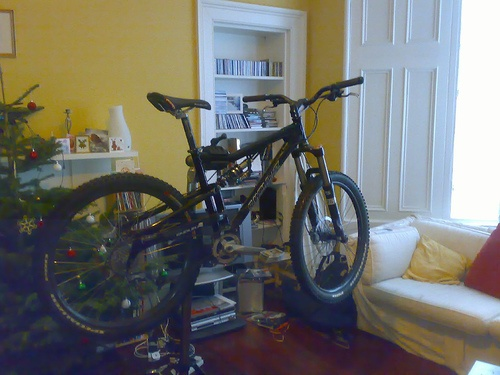
#> input picture FeatureExtraction/dataset/ablation/0.jpg, 500 x 375 px, found by its file name; its folder holds 3 pictures in this run; the run also reads 1 picture not shown here
$ python FeatureExtract.py
#> lines starting #> are read from the running program, lines starting #| are printed output that depends on the picture
import numpy as np
import cv2
import os


root = "D:/Project/MyProjects/FeatureExtraction/python"
dataset = f"{root}/dataset/"
results = f"{root}/results1k.txt"


def getFiles(directory_path):
    file_list = []

    # 遍历当前目录下的文件
    for filename in os.listdir(directory_path):
        file_path = os.path.join(directory_path, filename)

        if os.path.isfile(file_path):
            file_list.append(file_path)
        elif os.path.isdir(file_path):
            # 如果是子目录，递归调用该函数
            file_list.extend(getFiles(file_path))

    return file_list


def writeFileAndPrint(filename, message, mode='a', encoding='utf-8'):
    print(message)
    with open(filename, mode=mode, encoding=encoding) as f:
        f.write(message)
        f.write('\n')


def select_method(choose):
    """根据数字选方法，返回executor和matcher"""
    extractor = ''
    matcher = ''
    if choose == 0:  # "SIFT"
        extractor = cv2.SIFT_create()
        matcher = cv2.BFMatcher(cv2.NORM_L2)
    elif choose == 1:  # "BRISK"
        extractor = cv2.BRISK.create()
        matcher = cv2.BFMatcher(cv2.NORM_L2)
    elif choose == 2:  # "ORB"
        extractor = cv2.ORB.create()
        matcher = cv2.BFMatcher(cv2.NORM_HAMMING)
    elif choose == 3:  # "AKAZE"
        extractor = cv2.AKAZE.create()
        matcher = cv2.BFMatcher(cv2.NORM_HAMMING)
    return (extractor, matcher)


def process_data(basic_file: str, current_file: str,
                 extractor: cv2.Feature2D, matcher: cv2.BFMatcher):
    """
    处理数据：
    1. 提取特征点
    2. 特征点匹配
    3. 内点提取

    """
    # 使用img1对比余下的图片，得出结果
    img1 = cv2.imread(basic_file, 0)
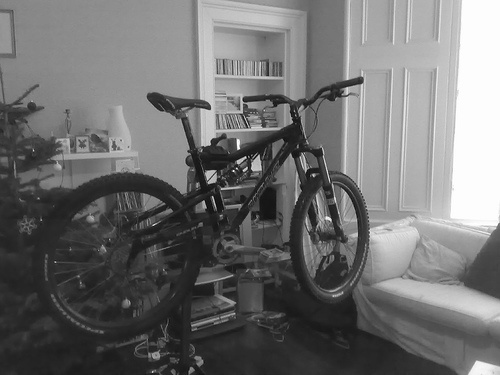
#> img1: shape (375, 500); min 1, max 255, mean 112
    imgn = cv2.imread(current_file, 0)

    # 错读数据
    delta_error_read = 0

    # 提取特征点
    query_keypoints, train_keypoints = 0, 0
    matches = []
    try:
        query_keypoints, query_descriptors = extractor.detectAndCompute(img1, None)
#> query_keypoints = 704 keypoints; strongest (x, y, size): (238, 148, 2.3), (314, 175, 2.3), (211, 176, 8.6), (239, 162, 3.2)
        train_keypoints, train_descriptors = extractor.detectAndCompute(imgn, None)
#> train_keypoints has the same summary as query_keypoints
        matches = matcher.match(query_descriptors, train_descriptors)
#> matches = 704 matches
    except Exception as e:
        print(" 特征点提取时发生错误 ")
        delta_error_read += 1
        return 0, delta_error_read

    # 对特征点进行粗匹配
    max_dist = 0.0
    min_dist = 100.0
    for match in matches:
        dist = match.distance
        if (dist < min_dist):
            min_dist = dist
        if (dist > max_dist):
            max_dist = dist
#> this loop made 704 passes
#> min_dist on pass 1: 0
#> after the loop, max_dist = 0; min_dist = 0

    good_matches = [match for match in matches if match.distance <= max(2 * min_dist, 0.02)]
#> good_matches = 704 matches

    # 粗匹配原本是要求4个特征点
    # 粗匹配先过滤一部分特征点
    if (len(good_matches) < 4):
        print(" 有效特征点数目小于4个，粗匹配失败 ")
        delta_error_read += 1
        return 0, delta_error_read

    # [10 lines of commented-out code are left out]

    matched_points = [(query_keypoints[match.queryIdx].pt, train_keypoints[match.trainIdx].pt) for match in good_matches]
#> matched_points = 704 items

    src_points = np.float32([m[0] for m in matched_points])
#> src_points = 704 pairs, first value 3.22 to 486.9, second value 15.13 to 371.8
    dst_points = np.float32([m[1] for m in matched_points])
#> dst_points has the same summary as src_points

    model, inliers = cv2.findHomography(src_points, dst_points, cv2.RANSAC, 1)
#> model = [[1, -3.44e-16, 1.05e-13], [2.16e-15, 1, -7.8e-14], [1.05e-17, -1.61e-18, 1]]; inliers = 704 values from 1 to 1

    refined_matched_points = [matched_points[i] for i in inliers.ravel()]
#> refined_matched_points = 704 items

    if refined_matched_points == 0:
        print("无可用提纯点，提纯失败")
        delta_error_read += 1

    # [21 lines of commented-out code are left out]

    ff = float(len(refined_matched_points)) / len(good_matches)
#> ff = 1
    # print(f"ff: {ff}, float(innersize): {float(len(ransac_matches))}, len: {len(good_matches)}")

    return ff, delta_error_read


def main():
    strDataset = []
    for dataset_name in os.listdir(dataset):
        strDataset.append(dataset_name)
    strMethod = ["SIFT", "BRISK", "ORB", "AKAZE"]
    start_time = cv2.getTickCount()

    writeFileAndPrint(results, "SIFT、BRISK、ORB、AKAZE算法测试实验开始", mode='w')

    # 遍历各种特征点寻找方法
    for imethod in range(len(strMethod)):
        _strMethod = strMethod[imethod]
        writeFileAndPrint(results, f"===== 开始测试{strMethod[imethod]}方法 =====")

        # 遍历各个路径
        for idataset in range(len(strDataset)):
            # 获得测试图片绝对地址
            path = dataset + strDataset[idataset]
            writeFileAndPrint(results, f"== 开始测试数据集{strDataset[idataset]} ==")
            # 获得当前数据集中的图片,递归读取当前目录下全部图片
            files = getFiles(path)
            image_nums = len(files)
            writeFileAndPrint(results, f" 共{len(files)}张图片")

            # 生成特征点算法及其匹配方法
            extractor, matcher = select_method(imethod)

            # average_precision: 计算平均准确率
            # error_read: 算法能在多少张图像上匹配出最低数目的关键点
            average_precision, error_read = 0.0, 0
            for iimage in range(1, len(files)):
                print(f"开始处理第{iimage}张图片")
                delta_ap, delta_er = process_data(files[0], files[iimage], extractor, matcher)
#> delta_ap = 1; delta_er = 0
                average_precision += delta_ap
#> average_precision = 1
                error_read += delta_er
#> error_read = 0
            # 打印算法用时
            avg_time = ((cv2.getTickCount() - start_time) / cv2.getTickFrequency()) / 10
            writeFileAndPrint(results, f"算法平均用时: {avg_time}s/张")
            # 计算算法使用了多少张图像
            valid_image_num = image_nums - error_read
            writeFileAndPrint(results, f"用图数目: {valid_image_num}")
            # 平均准确率
            try:
                average_precision /= (image_nums - error_read)
                writeFileAndPrint(results, f"平均准确率: {average_precision}")
            except ZeroDivisionError as e:
                writeFileAndPrint(results, f"没有获得提取结果较好的图片:{e}")
            writeFileAndPrint(results, f"== 数据集{strDataset[idataset]}测试结束 ==\n")
        writeFileAndPrint(results, f"========== {strMethod[imethod]}方法测试结束 ==========\n\n")
    writeFileAndPrint(results, "实验结束")
    cv2.waitKey(0)
    return


if __name__ == "__main__":
    main()
